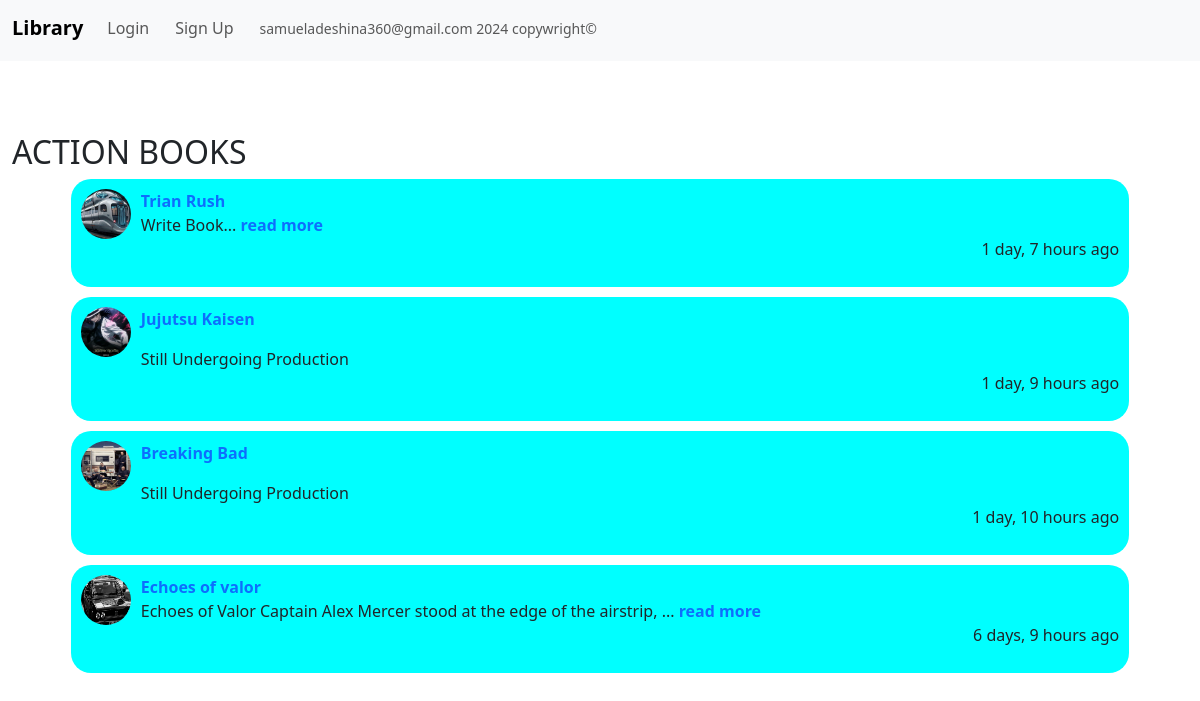
Page /genre/Action on the committed database.
### main/models.py (models this page shows, shortened)
class Genre(models.Model):
    genre = models.CharField(blank=True, null=True, max_length=100)
    def __str__(self) -> str:
        return self.genre

class Book(models.Model):
    author = models.ForeignKey(User, on_delete=models.CASCADE, null=True, blank=True)
    title = models.CharField(max_length=300)
    cover = models.ImageField(upload_to='images/', default="images/all.jpg")
    description = models.TextField(max_length=50000, null=True, blank=True)
    genre = models.ManyToManyField(Genre, related_name='genres', blank=True)
    body = models.TextField(null=True, blank=True, default="Book")
    date_added = models.DateTimeField(auto_now_add=True)
    class Meta:
        ordering = ['-date_added']

### main/views.py (the view)
# urls.py: path('genre/<str:genre_name>', views.GenreSpecific, name='genre'),
def GenreSpecific(request, genre_name):
    genre = Genre.objects.get(genre = genre_name)
    context = {'genre':genre}
    return render(request,'main/genre.html', context)

### main/templates/main/genre.html (shortened to what this page needs)
{% extends 'base.html' %}
{% block content %}
<div>
    <br>
    <h2>
        <marquee behavior="alternate" direction="left" scrollamount="2" scrolldelay="10">
            {{ genre|upper }} BOOKS
        </marquee>
    </h2>
    {% for book in genre.genres.all %}
            <div class="mai">
                <img src="{{ book.cover.url }}" alt="{{ book.title }}" class="pimga">
                <p><a href="{% url 'read'  book.id %}">{{ book.title }}</a>
                    {% if book.body|length != 0 %}
                        <br>
                        {{ book.body|slice:'80' }}...<a href="{% url 'read'  book.id %}"> read more</a>
                    {% else %}
                        <p>Still Undergoing Production</p>
                    {% endif %}
                <p style="text-align: end;" class="date">{{ book.date_added|timesince }} ago</p></p>
                <br>
            </div>
    {% endfor %}
</div>
{% endblock %}

### static/css/main.css (style rules this page uses)
a { text-decoration: none; margin-bottom: 5px; }
a { text-decoration: none; margin-right: 10px; font-weight: bolder; }
.mai { background-color: aqua; padding: 10px; margin-bottom: 5px; width: 90%; border-radius: 20px; position: relative; margin: 5px auto; }
.date { position: absolute; bottom: 10px; right: 10px; }
.pimga { width: 50px; height: 50px; float: left; border-radius: 30px; margin-right: 10px; }

### rows in the picture
Genre: genre "ACTION"
Book: cover (picture), title "Trian Rush", body "Write Book", date_added "1 day, 7 hours"
Book: cover (picture), title "Jujutsu Kaisen", body "Still Undergoing Production", date_added "1 day, 9 hours"
Book: cover (picture), title "Breaking Bad", body "Still Undergoing Production", date_added "1 day, 10 hours"
Book: cover (picture), title "Echoes of valor", body "Echoes of Valor Captain Alex Mercer stood at the edge of the airstrip,", date_added "6 days, 9 hours"
